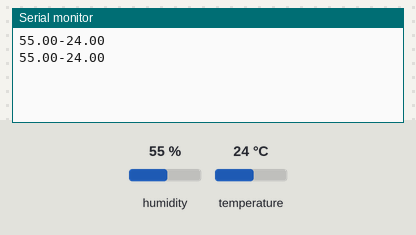
Bench run of a sketch on a simulated Arduino Uno, built with avr-gcc and run on an emulated ATmega328P. Parts: the last lines printed to the serial monitor. Inputs (shaded band) come from the test bench; at power-on: humidity 55 %, temperature 24 °C.

Above: at 2.8 s.
2.9 s: humidity set to 22 %
At 4.4 s:
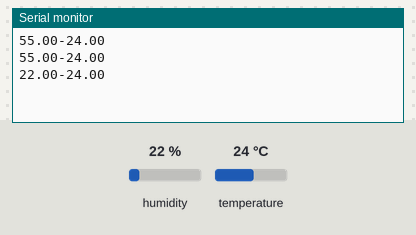
5.6 s: temperature set to 12 °C
At 6.8 s:
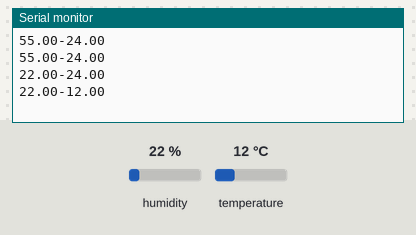
8.3 s: humidity set to 40 %
At 11.6 s:
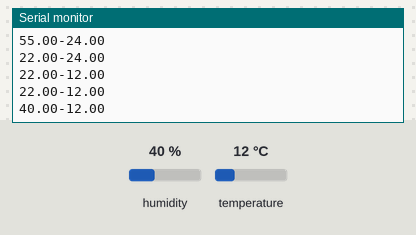
Timing chart, 0 to 13.1 s (numbered marks = the images above; inputs shaded):
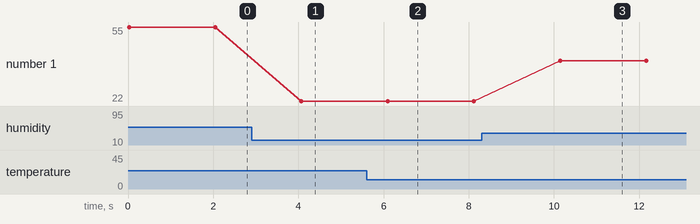

Measured:
- after the input at 2.9 s, the serial monitor: prints a new line after 1.2 s (image 1)
- after the input at 5.6 s, the serial monitor: prints a new line after 0.49 s (image 2)
- after the input at 8.3 s, the serial monitor: prints a new line after 1.8 s (image 3)
- plotted number 1: 55 → 22 after the input at 2.9 s, 22 → 40 after the input at 8.3 s

The sketch:

DHTtester.ino
```cpp
#include "DHT.h"
#define DHTPIN 2
#define DHTTYPE DHT11   // DHT 11 M2302)
DHT dht(DHTPIN, DHTTYPE);
void setup() {
  Serial.begin(9600);
  dht.begin();
}
void loop() {
  String umidade = String(dht.readHumidity());
  String temperatura = String(dht.readTemperature());

  Serial.print(umidade);
  Serial.print("-");
  Serial.println(temperatura);
  delay(2000);
}
```
